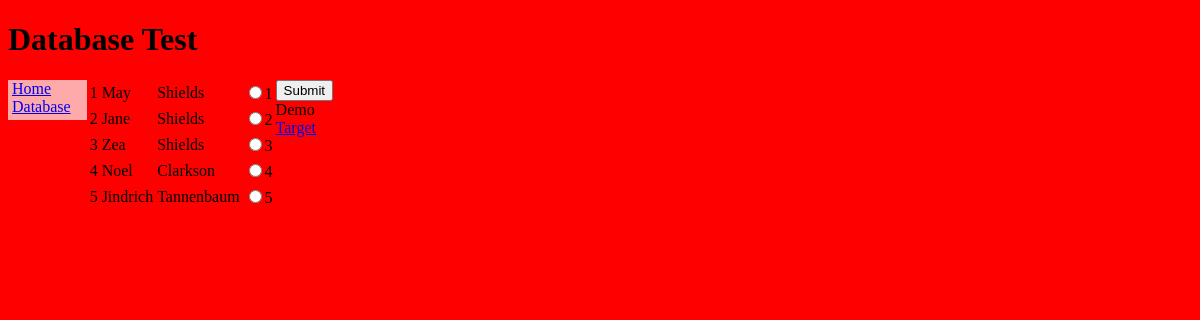
The page /databaseTest.php on the database its author committed.
### tables this page shows
CREATE TABLE `Characters` (
  `id` int(11) NOT NULL AUTO_INCREMENT,
  `firstName` varchar(225) DEFAULT NULL,
  `lastName` varchar(225) DEFAULT NULL,
  `storyId` int(10) unsigned DEFAULT NULL,
  PRIMARY KEY (`id`)
);

### functions/basic.php (called while the page is built, shortened)
<?php
function loadHeader($pageName){
  include_once("header.php");
}
 ?>

### databaseTest.php (the view, shortened to what this page needs)
<?php
include("functions/basic.php");
loadHeader("Database Test");
include_once("functions/login.php");
    $sql = "SELECT * FROM Characters";
    $result = $conn->query($sql);
    if($result->num_rows>0){
      echo "<form action=\"characterInfo.php\" method=\"post\">";
      echo "<table id=\"outputBox\">";
      while($row = $result->fetch_assoc()){
        $idNum=$row["id"];
        $fname=$row["firstName"];
        $lname=$row["lastName"];
        echo"<tr>
        <td>$idNum</td>
        <td>$fname</td>
        <td>$lname</td>
        ";
        echo '<td>
        <input type="radio" name="idSelection"';
        if(isset($idSelection) and $idSelection=="$idNum") echo "checked";
        echo "value='$idNum'>$idNum</td>";
        echo "<tr>";
      }
      echo "<input type=\"submit\">";
      echo "</table></form>";
    } else {
      echo "0 results";
    }
     ?>
     <div id="demo">Demo</div>
     <a href="characterInfo.php" target="_blank">Target</a>
  </body>
</html>

### header.php (shortened to what this page needs)
<!DOCTYPE html>
<html lang="en" dir="ltr">
  <head>
    <link rel="stylesheet" href="css/database.css">
  </head>
  <body>
    <h1><?php echo "$pageName" ?></h1>
    <?php include_once("sidebar.php") ?>

### sidebar.php
<head>
  <link rel="stylesheet" href="css/sidebar.css">
</head>
<div id="sideBar">
  <a href="index.php">Home</a>
  <a href="databaseTest.php">Database</a>
</div>

### css/database.css (style rules this page uses)
body { background-color: #ff0000; }
#outputBox { float:left; }

### css/sidebar.css (style rules this page uses)
#sideBar { float: left; display: flex; flex-direction: column; background-color: #ffaaaa; padding-right: 1em; padding-left: .25em; padding-bottom: .25em; }

### rows shown on the page
characters: id "1", firstName "May", lastName "Shields"
characters: id "2", firstName "Jane", lastName "Shields"
characters: id "3", firstName "Zea", lastName "Shields"
characters: id "4", firstName "Noel", lastName "Clarkson"
characters: id "5", firstName "Jindrich", lastName "Tannenbaum"

### other values the page prints
$pageName "Database Test"
